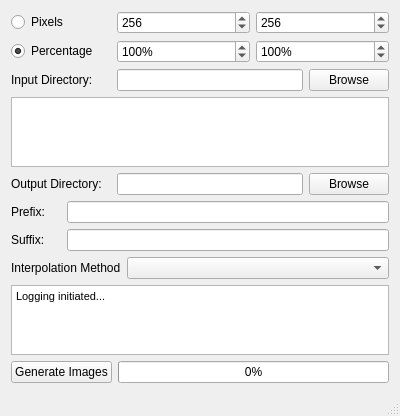
<?xml version="1.0" encoding="UTF-8"?>
<ui version="4.0">
 <class>MainWindow</class>
 <widget class="QMainWindow" name="MainWindow">
  <property name="geometry">
   <rect>
    <x>0</x>
    <y>0</y>
    <width>400</width>
    <height>412</height>
   </rect>
  </property>
  <property name="sizePolicy">
   <sizepolicy hsizetype="Preferred" vsizetype="Preferred">
    <horstretch>0</horstretch>
    <verstretch>0</verstretch>
   </sizepolicy>
  </property>
  <property name="windowTitle">
   <string>Image Resizer V1</string>
  </property>
  <widget class="QWidget" name="centralWidget">
   <property name="enabled">
    <bool>true</bool>
   </property>
   <layout class="QGridLayout" name="gridLayout">
    <item row="0" column="0">
     <layout class="QVBoxLayout" name="verticalLayout">
      <item>
       <layout class="QHBoxLayout" name="horizontalLayout_4">
        <item>
         <widget class="QRadioButton" name="radioButtonPixels">
          <property name="maximumSize">
           <size>
            <width>100</width>
            <height>16777215</height>
           </size>
          </property>
          <property name="text">
           <string>Pixels</string>
          </property>
         </widget>
        </item>
        <item>
         <widget class="QSpinBox" name="spinBoxWidthPixels">
          <property name="minimum">
           <number>4</number>
          </property>
          <property name="maximum">
           <number>8192</number>
          </property>
          <property name="value">
           <number>256</number>
          </property>
         </widget>
        </item>
        <item>
         <widget class="QSpinBox" name="spinBoxHeightPixels">
          <property name="minimum">
           <number>4</number>
          </property>
          <property name="maximum">
           <number>8192</number>
          </property>
          <property name="value">
           <number>256</number>
          </property>
         </widget>
        </item>
       </layout>
      </item>
      <item>
       <layout class="QHBoxLayout" name="horizontalLayout_5">
        <item>
         <widget class="QRadioButton" name="radioButtonPercentage">
          <property name="maximumSize">
           <size>
            <width>100</width>
            <height>16777215</height>
           </size>
          </property>
          <property name="text">
           <string>Percentage</string>
          </property>
          <property name="checked">
           <bool>true</bool>
          </property>
         </widget>
        </item>
        <item>
         <widget class="QSpinBox" name="spinBoxWidthPercentage">
          <property name="suffix">
           <string>%</string>
          </property>
          <property name="minimum">
           <number>1</number>
          </property>
          <property name="maximum">
           <number>1000</number>
          </property>
          <property name="value">
           <number>100</number>
          </property>
         </widget>
        </item>
        <item>
         <widget class="QSpinBox" name="spinBoxHeightPercentage">
          <property name="suffix">
           <string>%</string>
          </property>
          <property name="prefix">
           <string/>
          </property>
          <property name="minimum">
           <number>1</number>
          </property>
          <property name="maximum">
           <number>1000</number>
          </property>
          <property name="value">
           <number>100</number>
          </property>
         </widget>
        </item>
       </layout>
      </item>
      <item>
       <layout class="QHBoxLayout" name="horizontalLayout">
        <item>
         <widget class="QLabel" name="label">
          <property name="minimumSize">
           <size>
            <width>100</width>
            <height>0</height>
           </size>
          </property>
          <property name="text">
           <string>Input Directory:</string>
          </property>
         </widget>
        </item>
        <item>
         <widget class="QLineEdit" name="input_box"/>
        </item>
        <item>
         <widget class="QPushButton" name="button_browse_input">
          <property name="text">
           <string>Browse</string>
          </property>
         </widget>
        </item>
       </layout>
      </item>
      <item>
       <widget class="QTextBrowser" name="textBrowser">
        <property name="minimumSize">
         <size>
          <width>0</width>
          <height>0</height>
         </size>
        </property>
        <property name="maximumSize">
         <size>
          <width>16777215</width>
          <height>16777215</height>
         </size>
        </property>
       </widget>
      </item>
      <item>
       <layout class="QHBoxLayout" name="horizontalLayout_2">
        <item>
         <widget class="QLabel" name="label_2">
          <property name="minimumSize">
           <size>
            <width>100</width>
            <height>0</height>
           </size>
          </property>
          <property name="text">
           <string>Output Directory:</string>
          </property>
         </widget>
        </item>
        <item>
         <widget class="QLineEdit" name="output_box"/>
        </item>
        <item>
         <widget class="QPushButton" name="button_browse_output">
          <property name="text">
           <string>Browse</string>
          </property>
         </widget>
        </item>
       </layout>
      </item>
      <item>
       <layout class="QHBoxLayout" name="horizontalLayout_7">
        <item>
         <widget class="QLabel" name="label_4">
          <property name="minimumSize">
           <size>
            <width>50</width>
            <height>0</height>
           </size>
          </property>
          <property name="text">
           <string>Prefix:</string>
          </property>
         </widget>
        </item>
        <item>
         <widget class="QLineEdit" name="prefixTextBox">
          <property name="clearButtonEnabled">
           <bool>false</bool>
          </property>
         </widget>
        </item>
       </layout>
      </item>
      <item>
       <layout class="QHBoxLayout" name="horizontalLayout_8">
        <item>
         <widget class="QLabel" name="label_5">
          <property name="minimumSize">
           <size>
            <width>50</width>
            <height>0</height>
           </size>
          </property>
          <property name="text">
           <string>Suffix:</string>
          </property>
         </widget>
        </item>
        <item>
         <widget class="QLineEdit" name="suffixTextBox"/>
        </item>
       </layout>
      </item>
      <item>
       <layout class="QHBoxLayout" name="horizontalLayout_6">
        <item>
         <widget class="QLabel" name="label_3">
          <property name="maximumSize">
           <size>
            <width>110</width>
            <height>16777215</height>
           </size>
          </property>
          <property name="text">
           <string>Interpolation Method:</string>
          </property>
         </widget>
        </item>
        <item>
         <widget class="QComboBox" name="interpolationSelectionBox"/>
        </item>
       </layout>
      </item>
      <item>
       <widget class="QTextBrowser" name="loggBrowser">
        <property name="maximumSize">
         <size>
          <width>16777215</width>
          <height>16777215</height>
         </size>
        </property>
        <property name="html">
         <string>&lt;!DOCTYPE HTML PUBLIC &quot;-//W3C//DTD HTML 4.0//EN&quot; &quot;http://www.w3.org/TR/REC-html40/strict.dtd&quot;&gt;
&lt;html&gt;&lt;head&gt;&lt;meta name=&quot;qrichtext&quot; content=&quot;1&quot; /&gt;&lt;style type=&quot;text/css&quot;&gt;
p, li { white-space: pre-wrap; }
&lt;/style&gt;&lt;/head&gt;&lt;body style=&quot; font-family:'MS Shell Dlg 2'; font-size:8.25pt; font-weight:400; font-style:normal;&quot;&gt;
&lt;p style=&quot; margin-top:0px; margin-bottom:0px; margin-left:0px; margin-right:0px; -qt-block-indent:0; text-indent:0px;&quot;&gt;Logging initiated...&lt;/p&gt;&lt;/body&gt;&lt;/html&gt;</string>
        </property>
        <property name="textInteractionFlags">
         <set>Qt::TextBrowserInteraction</set>
        </property>
       </widget>
      </item>
      <item>
       <layout class="QHBoxLayout" name="horizontalLayout_3">
        <item>
         <widget class="QPushButton" name="GenerateButton">
          <property name="text">
           <string>Generate Images</string>
          </property>
         </widget>
        </item>
        <item>
         <widget class="QProgressBar" name="progressBar">
          <property name="value">
           <number>0</number>
          </property>
         </widget>
        </item>
       </layout>
      </item>
     </layout>
    </item>
   </layout>
   <zorder>layoutWidget</zorder>
   <zorder>layoutWidget</zorder>
   <zorder>layoutWidget</zorder>
   <zorder>layoutWidget</zorder>
   <zorder>layoutWidget</zorder>
   <zorder>fixedRatioCheckbox</zorder>
   <zorder>textBrowser</zorder>
   <zorder>radioButtonPercentage</zorder>
   <zorder>radioButtonPixels</zorder>
   <zorder>label_3</zorder>
   <zorder>suffixTextBox</zorder>
   <zorder>prefixTextBox</zorder>
   <zorder>label_4</zorder>
   <zorder>label_5</zorder>
   <zorder>loggBrowser</zorder>
   <zorder>label_2</zorder>
   <zorder>interpolationSelectionBox</zorder>
   <zorder>label_3</zorder>
  </widget>
  <widget class="QStatusBar" name="statusBar">
   <property name="enabled">
    <bool>true</bool>
   </property>
   <property name="toolTip">
    <string/>
   </property>
  </widget>
 </widget>
 <layoutdefault spacing="6" margin="11"/>
 <resources/>
 <connections/>
</ui>
